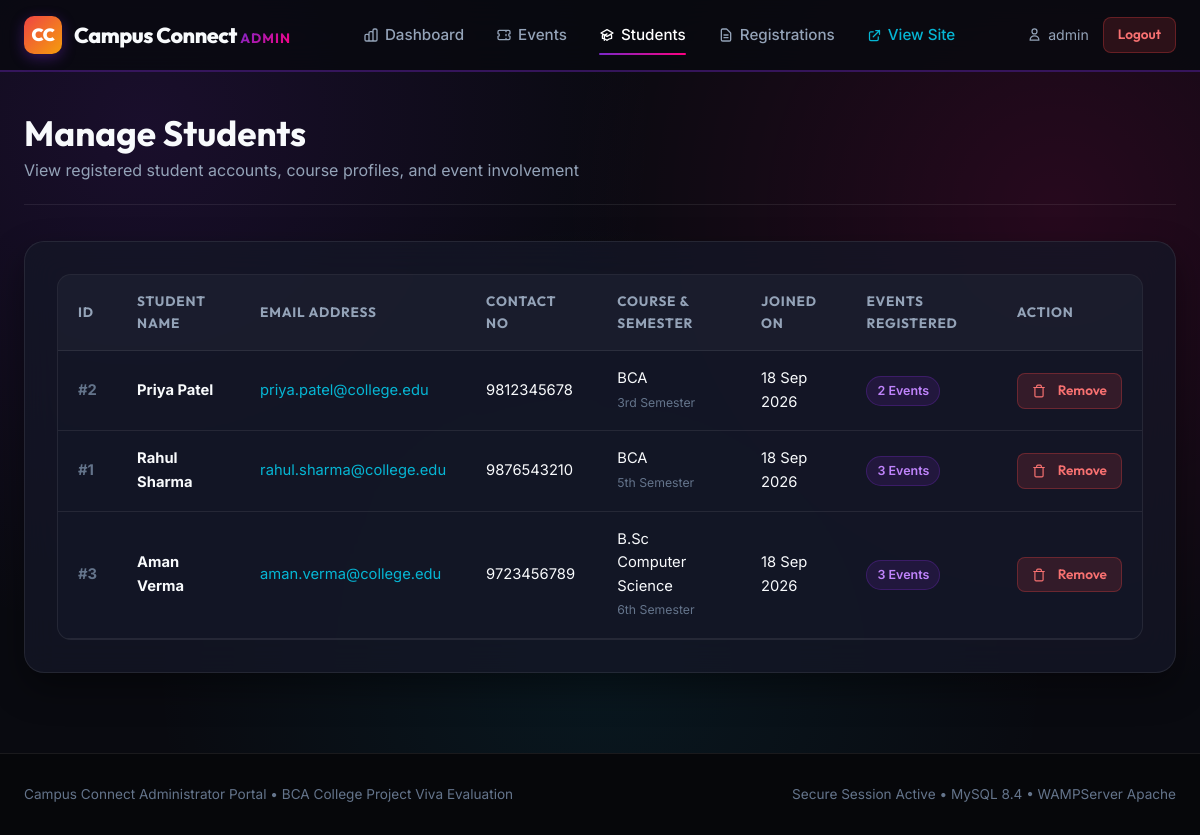
The app's page /admin/students.php (signed in) with its own data.
### tables this page shows
CREATE TABLE `users` (
    `id` INT AUTO_INCREMENT PRIMARY KEY,
    `name` VARCHAR(100) NOT NULL,
    `email` VARCHAR(150) NOT NULL UNIQUE,
    `password` VARCHAR(255) NOT NULL,
    `phone` VARCHAR(20),
    `course` VARCHAR(100),
    `semester` VARCHAR(50),
    `created_at` TIMESTAMP DEFAULT CURRENT_TIMESTAMP
);

### admin/students.php (the view, shortened to what this page needs)
<?php
require_once "../config/database.php";
$sql = "
    SELECT u.*, COUNT(r.id) AS total_events_registered
    FROM users u
    LEFT JOIN registrations r ON u.id = r.user_id
    GROUP BY u.id
    ORDER BY u.created_at DESC
";
$result = $conn->query($sql);
$students = [];
if ($result) {
    while ($row = $result->fetch_assoc()) {
        $students[] = $row;
    }
}
require_once "header.php";
?>
<section class="dashboard-wrapper">
    <div class="container">
        <div class="dashboard-header">
            <div class="welcome-text">
                <h2>Manage Students</h2>
                <p>View registered student accounts, course profiles, and event involvement</p>
            </div>
        </div>
        <div class="glass-card" style="padding: 32px;">
            <?php if (!empty($students)): ?>
                <div class="table-responsive">
                    <table class="data-table">
                        <thead>
                            <tr>
                                <th>ID</th>
                                <th>Student Name</th>
                                <th>Email Address</th>
                                <th>Contact No</th>
                                <th>Course & Semester</th>
                                <th>Joined On</th>
                                <th>Events Registered</th>
                                <th>Action</th>
                            </tr>
                        </thead>
                        <tbody>
                            <?php foreach ($students as $stu): ?>
                                <tr>
                                    <td style="color: var(--text-dim); font-weight: 700;">#<?php echo $stu['id']; ?></td>
                                    <td>
                                        <strong><?php echo htmlspecialchars($stu['name']); ?></strong>
                                    </td>
                                    <td>
                                        <a href="mailto:<?php echo htmlspecialchars($stu['email']); ?>" style="color: var(--accent-cyan);">
                                            <?php echo htmlspecialchars($stu['email']); ?>
                                        </a>
                                    </td>
                                    <td>
                                        <?php echo htmlspecialchars($stu['phone'] ?: 'N/A'); ?>
                                    </td>
                                    <td>
                                        <?php echo htmlspecialchars($stu['course']); ?><br>
                                        <small style="color: var(--text-dim);"><?php echo htmlspecialchars($stu['semester']); ?></small>
                                    </td>
                                    <td>
                                        <?php echo date("d M Y", strtotime($stu['created_at'])); ?>
                                    </td>
                                    <td>
                                        <span class="badge badge-info">
                                            <?php echo $stu['total_events_registered']; ?> Events
                                        </span>
                                    </td>
                                    <td>
                                        <a href="students.php?delete_id=<?php echo $stu['id']; ?>"
                                           class="btn btn-danger btn-sm"
                                           onclick="return confirm('Are you sure you want to delete this student? All their registrations will also be deleted.');">
                                            Remove
                                        </a>
                                    </td>
                                </tr>
                            <?php endforeach; ?>
                        </tbody>
                    </table>
                </div>
            <?php else: ?>
                <div style="text-align: center; padding: 40px;">
                    <p style="color: var(--text-muted);">No students registered in the database yet.</p>
                </div>
            <?php endif; ?>
        </div>
    </div>
</section>
<?php require_once "footer.php"; ?>

### assets/css/style.css (style rules this page uses)
:root { --bg-dark: #090a10; --bg-card: rgba(20, 23, 39, 0.75); --bg-card-hover: rgba(28, 32, 54, 0.85); --bg-input: rgba(15, 17, 30, 0.8); --border-color: rgba(255, 255, 255, 0.08); --border-hover: rgba(168, 85, 247, 0.4); --primary-gradient: linear-gradient(135deg, #7928ca 0%, #ff0080 100%); --primary-purple: #7928ca; --primary-pink: #ff0080; --accent-yellow: #facc15; --accent-cyan: #06b6d4; --accent-green: #10b981; --accent-red: #ef4444; --text-main: #f8fafc; --text-muted: #94a3b8; --text-dim: #64748b; --font-heading: 'Outfit', -apple-system, BlinkMacSystemFont, sans-serif; --font-body: 'Inter', -apple-system, BlinkMacSystemFont, sans-serif; --radius-sm: 8px; --radius-md: 14px; --radius-lg: 20px; --radius-pill: 9999px; --shadow-glow: 0 10px 30px -10px rgba(121, 40, 202, 0.4); --shadow-card: 0 15px 35px rgba(0, 0, 0, 0.4); --transition: all 0.25s cubic-bezier(0.4, 0, 0.2, 1); }
*, *::before, *::after { box-sizing: border-box; margin: 0; padding: 0; }
html { scroll-behavior: smooth; }
body { background-color: var(--bg-dark); color: var(--text-main); font-family: var(--font-body); font-size: 16px; line-height: 1.6; min-height: 100vh; display: flex; flex-direction: column; overflow-x: hidden; background-image: radial-gradient(circle at 12% 15%, rgba(121, 40, 202, 0.15) 0%, transparent 40%), radial-gradient(circle at 88% 25%, rgba(255, 0, 128, 0.12) 0%, transparent 40%), radial-gradient(circle at 50% 80%, rgba(6, 182, 212, 0.08) 0%, transparent 50%); background-attachment: fixed; }
h1, h2, h3, h4, h5, h6 { font-family: var(--font-heading); color: var(--text-main); font-weight: 700; line-height: 1.2; }
a { color: inherit; text-decoration: none; transition: var(--transition); }
.container { width: 100%; max-width: 1240px; margin: 0 auto; padding: 0 24px; }
.glass-card { background: var(--bg-card); backdrop-filter: blur(16px); -webkit-backdrop-filter: blur(16px); border: 1px solid var(--border-color); border-radius: var(--radius-lg); box-shadow: var(--shadow-card); transition: var(--transition); }
.btn { display: inline-flex; align-items: center; justify-content: center; gap: 8px; padding: 10px 22px; border-radius: var(--radius-pill); font-family: var(--font-heading); font-size: 0.95rem; font-weight: 600; cursor: pointer; border: none; transition: var(--transition); text-align: center; }
.btn-sm { padding: 6px 14px; font-size: 0.85rem; border-radius: var(--radius-sm); }
.btn-danger { background: rgba(239, 68, 68, 0.15); border: 1px solid rgba(239, 68, 68, 0.3); color: #f87171; }
.dashboard-wrapper { padding: 40px 0 80px; }
.dashboard-header { display: flex; align-items: center; justify-content: space-between; flex-wrap: wrap; gap: 16px; margin-bottom: 36px; padding-bottom: 20px; border-bottom: 1px solid var(--border-color); }
.welcome-text h2 { font-size: 2.2rem; margin-bottom: 4px; }
.welcome-text p { color: var(--text-muted); }
.table-responsive { overflow-x: auto; border-radius: var(--radius-md); border: 1px solid var(--border-color); background: var(--bg-card); }
.data-table { width: 100%; border-collapse: collapse; text-align: left; }
.data-table th { background: rgba(255, 255, 255, 0.03); padding: 16px 20px; font-family: var(--font-heading); font-size: 0.85rem; font-weight: 700; color: var(--text-muted); text-transform: uppercase; letter-spacing: 0.8px; border-bottom: 1px solid var(--border-color); }
.data-table td { padding: 16px 20px; font-size: 0.92rem; color: var(--text-main); border-bottom: 1px solid var(--border-color); }
.badge { display: inline-block; padding: 4px 10px; border-radius: var(--radius-pill); font-size: 0.78rem; font-weight: 600; }
.badge-info { background: rgba(121, 40, 202, 0.15); color: #c084fc; border: 1px solid rgba(121, 40, 202, 0.3); }

### records on screen
users: id "2", name "Priya Patel", email "priya.patel@college.edu", phone "9812345678", course "BCA", semester "3rd Semester", created_at "18 Sep 2026", total_events_registered "2"
users: id "1", name "Rahul Sharma", email "rahul.sharma@college.edu", phone "9876543210", course "BCA", semester "5th Semester", created_at "18 Sep 2026", total_events_registered "3"
users: id "3", name "Aman Verma", email "aman.verma@college.edu", phone "9723456789", course "B.Sc Computer Science", semester "6th Semester", created_at "18 Sep 2026", total_events_registered "3"

### other values on screen
$_SESSION['admin_username'] "admin"
